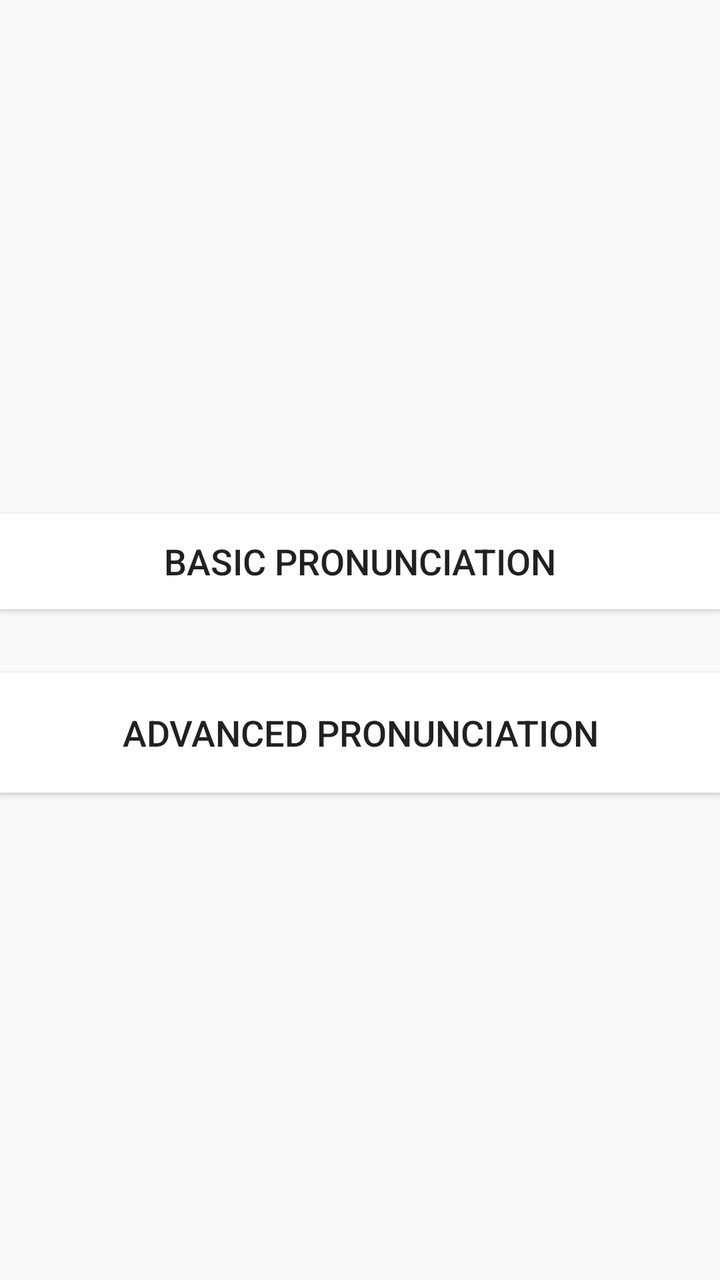
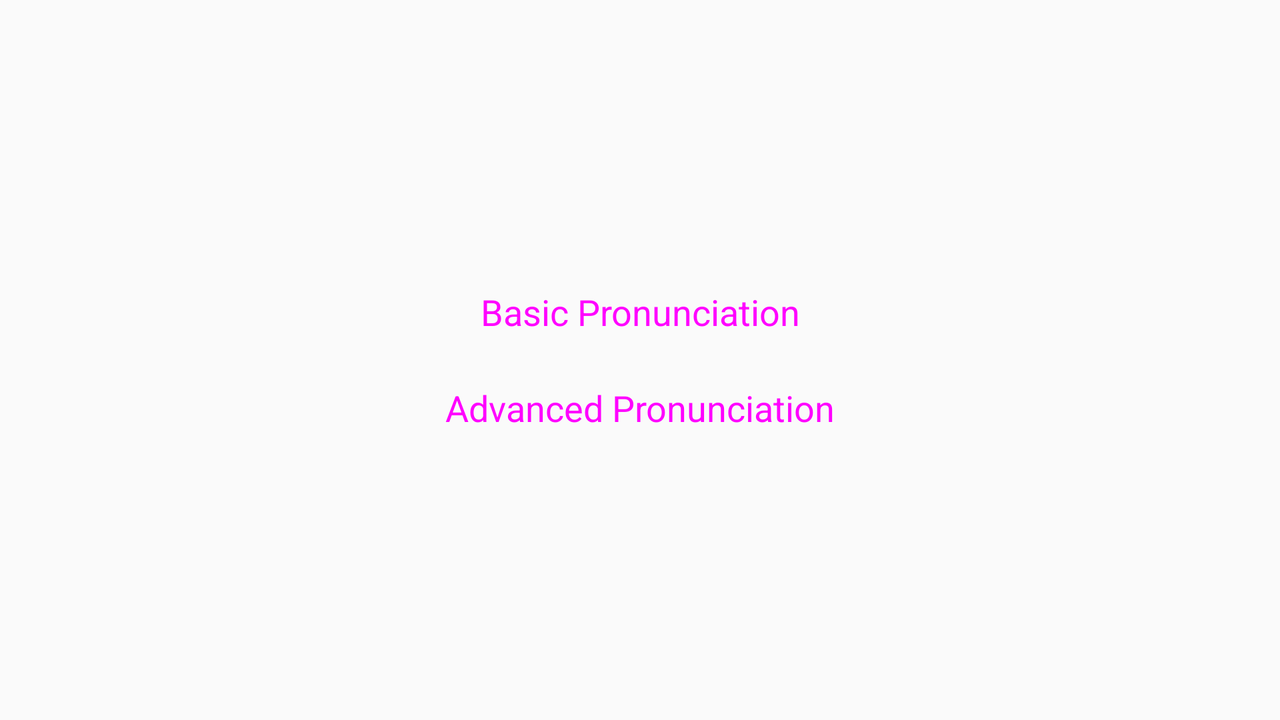

First picture: res/layout/ on a phone held upright. Second picture: the repository's own variant of that layout, on a device whose configuration matches the variant's folder. Source for both follows.
<!-- AndroidManifest.xml: application theme AppTheme -->
<!-- res/layout/acitivity_standalone.xml -->
<?xml version="1.0" encoding="utf-8"?>
<android.support.constraint.ConstraintLayout xmlns:android="http://schemas.android.com/apk/res/android"
    xmlns:app="http://schemas.android.com/apk/res-auto"
    xmlns:tools="http://schemas.android.com/tools"
    android:layout_width="match_parent"
    android:layout_height="match_parent">

    <Button
        android:id="@+id/btnPlayVideo"
        style="@style/Widget.AppCompat.Button"
        android:layout_width="0dp"
        android:layout_height="wrap_content"
        android:layout_marginTop="8dp"
        android:layout_marginBottom="8dp"
        android:background="@color/cardview_light_background"
        android:text="Basic Pronunciation"
        android:textSize="18sp"
        app:layout_constraintBottom_toTopOf="@+id/guideline"
        app:layout_constraintEnd_toEndOf="parent"
        app:layout_constraintHorizontal_bias="0.494"
        app:layout_constraintStart_toStartOf="parent"
        app:layout_constraintTop_toTopOf="parent"
        app:layout_constraintVertical_bias="0.972" />

    <Button
        android:id="@+id/btnPlayList"
        style="@style/Widget.AppCompat.Button"
        android:layout_width="0dp"
        android:layout_height="60dp"
        android:layout_marginTop="8dp"
        android:layout_marginBottom="8dp"
        android:background="@color/cardview_light_background"
        android:text="Advanced Pronunciation"
        android:textSize="18sp"
        app:layout_constraintBottom_toBottomOf="parent"
        app:layout_constraintEnd_toEndOf="parent"
        app:layout_constraintHorizontal_bias="0.494"
        app:layout_constraintStart_toStartOf="parent"
        app:layout_constraintTop_toTopOf="@+id/guideline"
        app:layout_constraintVertical_bias="0.034" />

    <android.support.constraint.Guideline
        android:id="@+id/guideline"
        android:layout_width="wrap_content"
        android:layout_height="wrap_content"
        android:orientation="horizontal"
        app:layout_constraintGuide_percent="0.5" />
</android.support.constraint.ConstraintLayout>
<!-- resources referenced by this layout -->
<resources>
  <style name="AppTheme" parent="Theme.AppCompat.DayNight.DarkActionBar">
          
          <item name="colorPrimary">@android:color/background_dark</item>
          <item name="colorPrimaryDark">@android:color/background_dark</item>
          <item name="colorAccent">@color/colorAccent</item>
      </style>
</resources>
<!-- res/layout-land/acitivity_standalone.xml (the author's variant of the layout above) -->
<!-- drawn on the phone turned sideways -->
<?xml version="1.0" encoding="utf-8"?>
<android.support.constraint.ConstraintLayout xmlns:android="http://schemas.android.com/apk/res/android"
    xmlns:app="http://schemas.android.com/apk/res-auto"
    xmlns:tools="http://schemas.android.com/tools"
    android:layout_width="match_parent"
    android:layout_height="match_parent">


    <LinearLayout
        android:layout_width="match_parent"
        android:layout_height="wrap_content"
        android:layout_marginTop="8dp"
        android:layout_marginBottom="8dp"
        android:gravity="center"
        android:orientation="vertical"
        app:layout_constraintBottom_toBottomOf="parent"
        app:layout_constraintEnd_toEndOf="parent"
        app:layout_constraintStart_toStartOf="parent"
        app:layout_constraintTop_toTopOf="parent">

        <Button
            android:id="@+id/btnPlayVideo"
            style="@style/Widget.MaterialComponents.Button"
            android:layout_width="match_parent"
            android:layout_height="wrap_content"
            android:text="Basic Pronunciation"
            android:textSize="18sp" />

        <Button
            android:id="@+id/btnPlayList"
            style="@style/Widget.MaterialComponents.Button"
            android:layout_width="match_parent"
            android:layout_height="wrap_content"
            android:text="Advanced Pronunciation"
            android:textSize="18sp" />

    </LinearLayout>





    
        
        
        
        
        
        
        
        
        
        
        
        
        
        
        

    
        
        
        
        
        
        
        
        
        
        
        
        
        
        
        

    
        
        
        
        
        
</android.support.constraint.ConstraintLayout>
